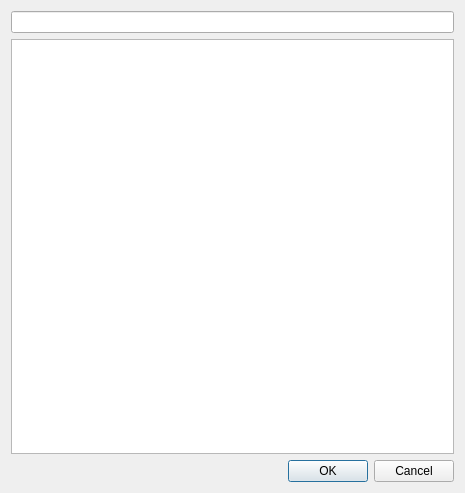
<?xml version="1.0" encoding="UTF-8"?>
<ui version="4.0">
 <class>TemplateSelectionDialog</class>
 <widget class="QDialog" name="TemplateSelectionDialog">
  <property name="geometry">
   <rect>
    <x>0</x>
    <y>0</y>
    <width>465</width>
    <height>493</height>
   </rect>
  </property>
  <property name="windowTitle">
   <string>Choose Template</string>
  </property>
  <layout class="QVBoxLayout" name="verticalLayout">
   <item>
    <widget class="QLineEdit" name="leFilter"/>
   </item>
   <item>
    <widget class="QTableView" name="tblTemplates">
     <property name="editTriggers">
      <set>QAbstractItemView::NoEditTriggers</set>
     </property>
     <property name="selectionMode">
      <enum>QAbstractItemView::SingleSelection</enum>
     </property>
     <property name="selectionBehavior">
      <enum>QAbstractItemView::SelectRows</enum>
     </property>
     <attribute name="horizontalHeaderStretchLastSection">
      <bool>true</bool>
     </attribute>
    </widget>
   </item>
   <item>
    <widget class="QDialogButtonBox" name="buttonBox">
     <property name="orientation">
      <enum>Qt::Horizontal</enum>
     </property>
     <property name="standardButtons">
      <set>QDialogButtonBox::Cancel|QDialogButtonBox::Ok</set>
     </property>
    </widget>
   </item>
  </layout>
 </widget>
 <resources/>
 <connections>
  <connection>
   <sender>buttonBox</sender>
   <signal>accepted()</signal>
   <receiver>TemplateSelectionDialog</receiver>
   <slot>accept()</slot>
   <hints>
    <hint type="sourcelabel">
     <x>248</x>
     <y>254</y>
    </hint>
    <hint type="destinationlabel">
     <x>157</x>
     <y>274</y>
    </hint>
   </hints>
  </connection>
  <connection>
   <sender>buttonBox</sender>
   <signal>rejected()</signal>
   <receiver>TemplateSelectionDialog</receiver>
   <slot>reject()</slot>
   <hints>
    <hint type="sourcelabel">
     <x>316</x>
     <y>260</y>
    </hint>
    <hint type="destinationlabel">
     <x>286</x>
     <y>274</y>
    </hint>
   </hints>
  </connection>
 </connections>
</ui>
